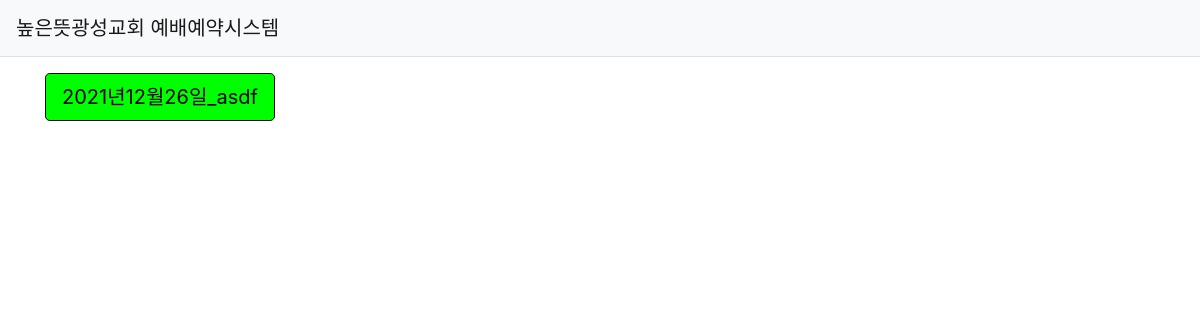
The page /menu/mainmenu/ on the database as committed earlier.
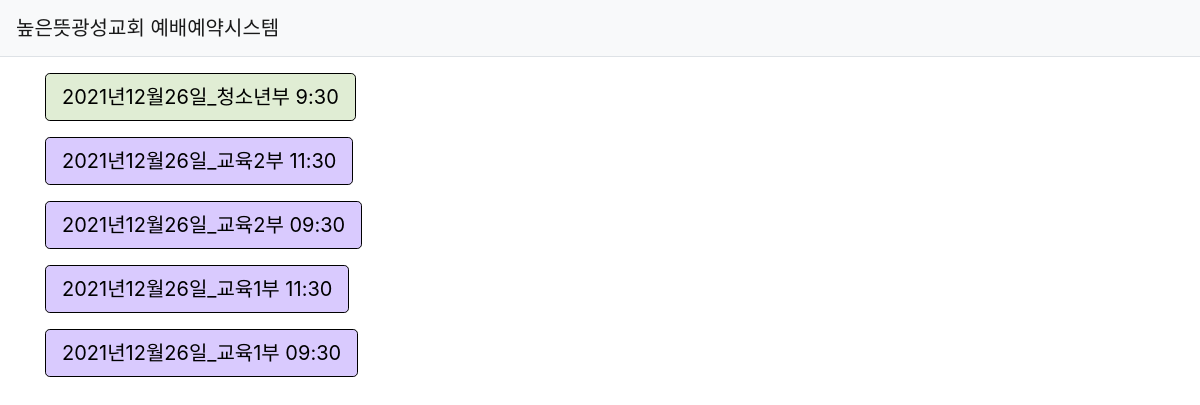
The same page on the database as committed later.
### w_reservation/models.py (models this page shows)
class WorshipType(db.Model):
    __tablename__ = 'worshiptype'
    id = db.Column(db.Integer, primary_key=True)
    detail = db.Column(db.String(100), nullable=True)
    bgcolor = db.Column(db.String(7), default='#FFFFFF')

### w_reservation/views/menu_views.py (the view)
@bp.route('/mainmenu/')
def mainmenu():
    worship_list = Worship.query.filter(Worship.date >= date.today()).filter(Worship.date <= date.today() + timedelta(days=7)).order_by(Worship.id.desc())
    menu = []
    for worship in worship_list:
        menu.append({'name': worship.date.strftime('%Y년%m월%d일')+'_'+str(worship.part), 'href': url_for('seat._list',worship_id=worship.id), 'bgcolor': worship.worshiptype.bgcolor })
    return render_template('menu/menu.html', menus=menu)

### w_reservation/views/auth_views.py (called while the page is built)
@bp.before_app_request
def load_logged_in_user():
    user_id = session.get('user_id')
    if user_id is None:
        g.user = None
    else:
        g.user = User.query.get(user_id)

### w_reservation/templates/menu/menu.html
{% extends "base.html" %}
{% block content %}
<div class="container my-3">
    <div class="form-group">
        <div class="button-menu">
            {% if not menus %}
                <div class="alert alert-danger" role="alert">
                    등록된 예배가 없습니다.
                </div>
            {% else %}
            {% for menu in menus %}
            <div class="my-3">
                <button type="button" class="btn btn-primary btn-lg" onclick="location.href='{{ menu.href }}'" style="background-color: {{ menu.bgcolor }}; color: #000000; border-color: #000000;">{{ menu.name }}</button>
            </div>
            {% endfor %}
            {% endif %}
        </div>
    </div>
</div>
{% endblock %}

Rows that differ between the two databases and show on the page:
no longer on this page (row edited): WorshipType: name "2021년12월26일_asdf"
added WorshipType: name "2021년12월26일_청소년부 9:30"
added WorshipType: name "2021년12월26일_교육2부 11:30", name "2021년12월26일_교육2부 09:30", name "2021년12월26일_교육1부 11:30", name "2021년12월26일_교육1부 09:30"
